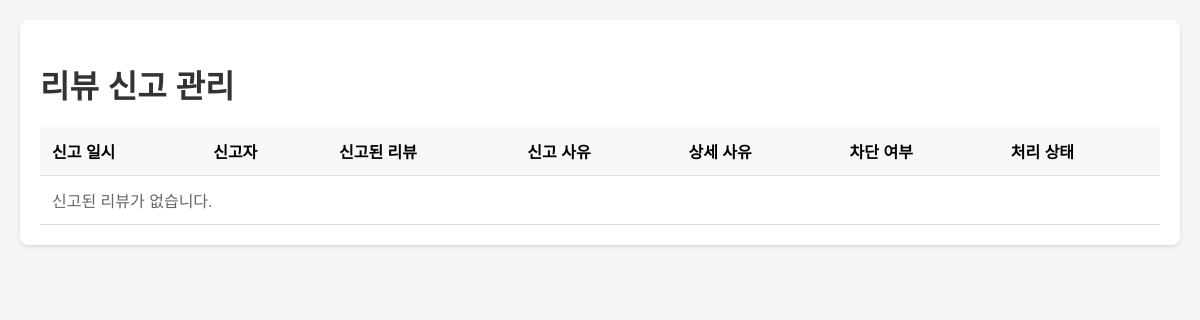
Page /reviews/reports/ (signed in) on the earlier database version.
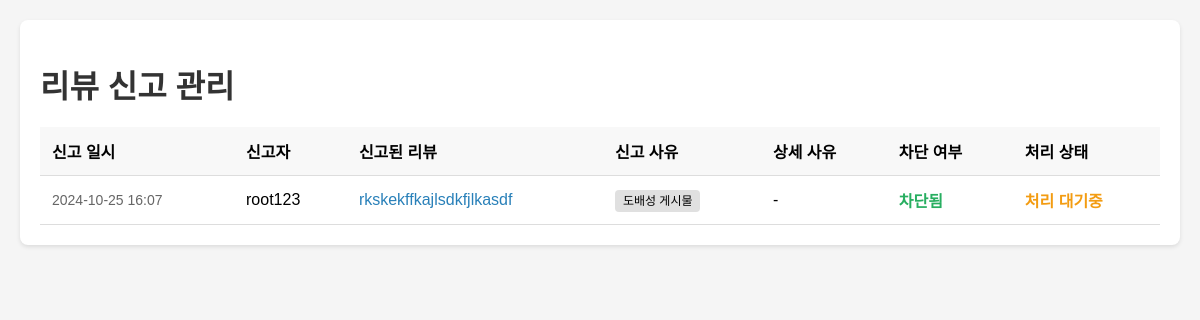
Same page on the later database version.
### reviews/models.py (models this page shows, shortened)
class Report(models.Model):
    user = models.ForeignKey(settings.AUTH_USER_MODEL, on_delete=models.CASCADE, related_name='reports')
    review = models.ForeignKey(Review, on_delete=models.CASCADE, related_name='reports')
    reason = models.CharField(max_length=100)
    other_reason = models.TextField(blank=True, null=True)
    created_at = models.DateTimeField(auto_now_add=True)
    block_user = models.BooleanField(default=False)  # 사용자 차단 여부
    processed = models.BooleanField(default=False)   # 신고 처리 상태
    processed_at = models.DateTimeField(null=True, blank=True)  # 처리된 시간
    processed_by = models.ForeignKey(
        settings.AUTH_USER_MODEL,
        on_delete=models.SET_NULL,
        null=True,
        blank=True,
        related_name='processed_reports'
    )  # 처리한 관리자
    class Meta:
        ordering = ['-created_at']  # 최신 신고순으로 정렬

class Review(models.Model):
    user = models.ForeignKey(settings.AUTH_USER_MODEL, on_delete=models.CASCADE, related_name='reviews')
    product = models.ForeignKey('shop.Product', on_delete=models.CASCADE, related_name='reviews')
    order_item = models.OneToOneField('orders.OrderItem', on_delete=models.SET_NULL, null=True, related_name='review')
    rating = models.IntegerField(choices=[(i, i) for i in range(1, 6)])
    text = models.TextField()
    created_at = models.DateTimeField(auto_now_add=True)
    image = models.ImageField(upload_to='review_images/', blank=True, null=True)
    verified_purchase = models.BooleanField(default=False)
    helpful_count = models.PositiveIntegerField(default=0)
    unhelpful_count = models.PositiveIntegerField(default=0)
    helpful_users = models.ManyToManyField(settings.AUTH_USER_MODEL, related_name='helpful_reviews', blank=True)
    unhelpful_users = models.ManyToManyField(settings.AUTH_USER_MODEL, related_name='unhelpful_reviews', blank=True)
    class Meta:
        ordering = ['-created_at']

### users/models.py (models this page shows)
class CustomUser(AbstractUser):
    phone_number = models.CharField(max_length=15, blank=True, null=True)  # 전화번호 필드
    address = models.TextField(blank=True, null=True)  # 주소 필드
    date_of_birth = models.DateField(blank=True, null=True)  # 생년월일 필드
    profile_picture = models.ImageField(upload_to='profile_pics/', blank=True, null=True)  # 프로필 사진 필드
    mileage = models.DecimalField(max_digits=10, decimal_places=2, default=5000.0)  # 기본 마일리지
    karly_cash = models.DecimalField(max_digits=10, decimal_places=2, default=0.0)  # 칼리캐시
    is_social = models.BooleanField(default=False) # 소셜 로그인 확인을 위한 필드

### reviews/views.py (the view)
# urls.py: path('reports/', views.report_list, name='report_list'),
@staff_member_required
def report_list(request):
    reports = Report.objects.all().order_by('-created_at')
    context = {
        'reports': reports,
    }
    return render(request, 'reviews/report_list.html', context)

### reviews/templates/reviews/report_list.html (shortened to what this page needs)
{% load static %}
<!DOCTYPE html>
<html lang="ko">
<head>
    <link rel="stylesheet" href="{% static 'REVIEWS_report_list.css' %}">
</head>
<body>
    <div class="container">
        <h1>리뷰 신고 관리</h1>
        <table class="report-table">
            <thead>
                <tr>
                    <th>신고 일시</th>
                    <th>신고자</th>
                    <th>신고된 리뷰</th>
                    <th>신고 사유</th>
                    <th>상세 사유</th>
                    <th>차단 여부</th>
                    <th>처리 상태</th>
                </tr>
            </thead>
            <tbody>
                {% for report in reports %}
                <tr>
                    <td class="timestamp">{{ report.created_at|date:"Y-m-d H:i" }}</td>
                    <td>{{ report.user.username }}</td>
                    <td>
                        <a href="{% url 'shop:product_detail' report.review.product.id %}">
                            {{ report.review.text|truncatechars:50 }}
                        </a>
                    </td>
                    <td>
                        <span class="reason-badge">
                            {% if report.reason == 'spam' %}
                                도배성 게시물
                            {% elif report.reason == 'offensive' %}
                                비방 및 욕설
                            {% elif report.reason == 'inappropriate' %}
                                부적절한 내용
                            {% elif report.reason == 'false_info' %}
                                허위 정보
                            {% elif report.reason == 'copyright' %}
                                저작권 침해
                            {% elif report.reason == 'other' %}
                                기타
                            {% endif %}
                        </span>
                    </td>
                    <td>
                        {% if report.reason == 'other' %}
                            {{ report.other_reason|default:"-" }}
                        {% else %}
                            -
                        {% endif %}
                    </td>
                    <td>
                        {% if report.block_user %}
                            <span class="status-processed">차단됨</span>
                        {% else %}
                            <span>미차단</span>
                        {% endif %}
                    </td>
                    <td>
                        {% if not report.processed %}
                            <span class="status-pending">처리 대기중</span>
                        {% else %}
                            <span class="status-processed">처리 완료</span>
                        {% endif %}
                    </td>
                </tr>
                {% empty %}
                <tr>
                    <td colspan="7" class="empty-message">
                        신고된 리뷰가 없습니다.
                    </td>
                </tr>
                {% endfor %}
            </tbody>
        </table>
    </div>
</body>
</html>

Differences in the rows shown:
added Report: created_at "2024-10-25 16:07", user.username "root123", review.text "rkskekffkajlsdkfjlkasdf", reason "도배성 게시물", block_user "차단됨", processed "처리 대기중"
Other differences:
text no longer shown: "신고된 리뷰가 없습니다."
